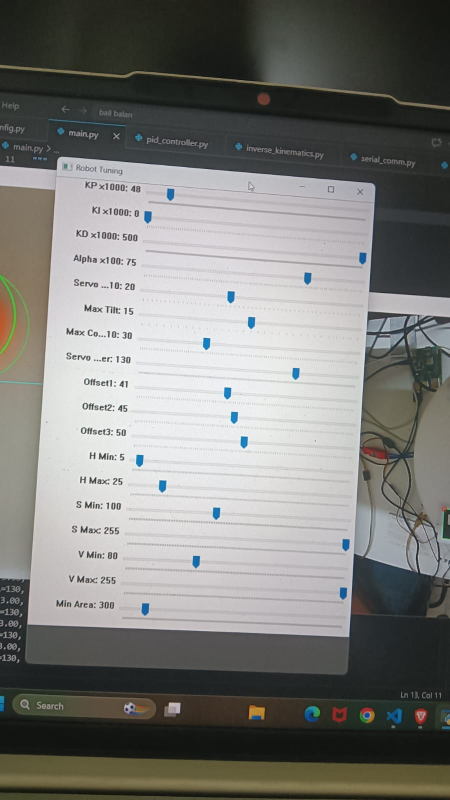
#> input picture WhatsApp Image 2026-07-09 at 11.59.04 AM.jpeg, 900 x 1600 px, given in place of the camera (shown at 1/2 size)
$ python main.py
#> lines starting #> are read from the running program, lines starting #| are printed output that depends on the picture; after the words box and inside, x2 and y2 are one past the last pixel; in counts of white or black regions, pixels touching at a corner belong together
### camera.py
"""
=========================================================
USB Camera Module
=========================================================
"""

import cv2
import time

from config import *

class Camera:

    def __init__(self):

        self.cap = cv2.VideoCapture(1)

        self.cap.set(cv2.CAP_PROP_FRAME_WIDTH, FRAME_WIDTH)
        self.cap.set(cv2.CAP_PROP_FRAME_HEIGHT, FRAME_HEIGHT)
        print(self.cap.get(cv2.CAP_PROP_FRAME_WIDTH))
        print(self.cap.get(cv2.CAP_PROP_FRAME_HEIGHT))

        # Optional: reduce internal buffering to reduce latency
        self.cap.set(cv2.CAP_PROP_BUFFERSIZE, 1)

        if not self.cap.isOpened():
            raise RuntimeError("Cannot open USB Camera (/dev/video0)")

        self.frameCounter = 0
        self.lastTime = time.time()
        self.fps = 0

        print("USB Camera Ready")

    def read(self):

        ret, frame = self.cap.read()
#> frame is the input picture: shape (1600, 900, 3); mean B, G, R 121.4, 124.7, 124.8

        if not ret:
            return None

        self.frameCounter += 1

        currentTime = time.time()

        elapsed = currentTime - self.lastTime

        if elapsed >= 1:

            self.fps = self.frameCounter / elapsed

            self.frameCounter = 0
            self.lastTime = currentTime

        return frame

    def getFPS(self):

        return self.fps

    def stop(self):

        self.cap.release()

### aruco_detection.py
"""
=========================================================
ArUco Detection + Perspective Transform
=========================================================
"""

import cv2
import numpy as np

from config import *

# ------------------------------------------------------
# ArUco Dictionary
# ------------------------------------------------------

aruco_dict = cv2.aruco.getPredefinedDictionary(
    cv2.aruco.DICT_4X4_50
)

parameters = cv2.aruco.DetectorParameters()

detector = cv2.aruco.ArucoDetector(
    aruco_dict,
    parameters
)


class ArucoBoard:

    def __init__(self):

        self.lastHomography = None

        self.markerDict = {}

    # --------------------------------------------------

    def detect(self, frame):

        corners, ids, rejected = detector.detectMarkers(frame)
#> corners = (); ids = None; rejected = 21 items

        self.markerDict.clear()

        if ids is None:

            return False

        ids = ids.flatten()

        for markerCorner, markerID in zip(corners, ids):

            self.markerDict[int(markerID)] = markerCorner

        cv2.aruco.drawDetectedMarkers(
            frame,
            corners,
            ids
        )

        return True

    # --------------------------------------------------

    # [103 lines left out: functions hasAllMarkers, computeHomography, warp, not called in this run]

### ball_detection.py
"""
=========================================================
Ball Detection Module
=========================================================
"""

import cv2
import numpy as np

from config import *

class BallDetector:

    def __init__(self):

        self.filteredX = BOARD_CENTER_X
        self.filteredY = BOARD_CENTER_Y

    # -------------------------------------------------

    # [216 lines left out: functions detect, draw, getError, not called in this run]

### pid_controller.py
"""
=========================================================
PID Controller
=========================================================
"""

import time

from config import *

class PID:

    def __init__(self, kp, ki, kd):

        self.kp = kp
        self.ki = ki
        self.kd = kd

        self.integral = 0.0

        self.previousError = 0.0

        self.previousDerivative = 0.0

        self.previousTime = time.time()

    # -------------------------------------------------

    # [101 lines left out: functions reset, compute, not called in this run]

### serial_comm.py
"""
=========================================================
Serial Communication
Raspberry Pi -> Arduino
=========================================================
"""

import serial
import time

from config import *

class Arduino:

    def __init__(self):

        self.connected = False

        self.previousAngles = (
            SERVO_CENTER,
            SERVO_CENTER,
            SERVO_CENTER
        )

        try:

            self.serial = serial.Serial(
                SERIAL_PORT,
                BAUDRATE,
                timeout=1
            )

            time.sleep(2)

            self.connected = True

            print("Arduino Connected")

            # Move platform to center
            self.send(
                SERVO_CENTER,
                SERVO_CENTER,
                SERVO_CENTER
            )

        except Exception as e:

            print("Arduino Connection Failed")
            print(e)

            self.connected = False

    # ---------------------------------------------------

    def send(self, theta1, theta2, theta3):

        if not self.connected:
            return

        theta1 = int(theta1)
        theta2 = int(theta2)
        theta3 = int(theta3)

        currentAngles = (
            theta1,
            theta2,
            theta3
        )

        # Avoid sending duplicate values
        if currentAngles == self.previousAngles:
            return

        self.previousAngles = currentAngles

        message = f"{theta1},{theta2},{theta3}\n"


        try:

            self.serial.write(
                message.encode()
            )

        except Exception:

            self.connected = False

            print("Serial Write Failed")

    # ---------------------------------------------------

    def center(self):

        self.send(
            SERVO_CENTER,
            SERVO_CENTER,
            SERVO_CENTER
        )

    # ---------------------------------------------------

    def close(self):

        if self.connected:

            self.center()

            time.sleep(0.2)

            self.serial.close()

            print("Arduino Closed")

### tuner.py
"""
=========================================================
Live Robot Tuner
3 DOF Ball Balancer
=========================================================
"""

import cv2

from config import *


class LiveTuner:

    def __init__(self):

        cv2.namedWindow("Robot Tuning", cv2.WINDOW_NORMAL)
        cv2.resizeWindow("Robot Tuning", 500, 750)

        # -------------------------------------------------
        # PID
        # -------------------------------------------------

        cv2.createTrackbar(
            "KP x1000",
            "Robot Tuning",
            int(KP * 1000),
            500,
            lambda x: None
        )

        cv2.createTrackbar(
            "KI x1000",
            "Robot Tuning",
            int(KI * 1000),
            100,
            lambda x: None
        )

        cv2.createTrackbar(
            "KD x1000",
            "Robot Tuning",
            int(KD * 1000),
            500,
            lambda x: None
        )

        # -------------------------------------------------
        # Filtering
        # -------------------------------------------------

        cv2.createTrackbar(
            "Alpha x100",
            "Robot Tuning",
            int(ALPHA * 100),
            100,
            lambda x: None
        )

        # -------------------------------------------------
        # Platform
        # -------------------------------------------------

        cv2.createTrackbar(
            "Servo Gain x10",
            "Robot Tuning",
            int(SERVO_GAIN * 10),
            50,
            lambda x: None
        )

        cv2.createTrackbar(
            "Max Tilt",
            "Robot Tuning",
            MAX_TILT,
            30,
            lambda x: None
        )

        cv2.createTrackbar(
            "Max Command x10",
            "Robot Tuning",
            30,
            100,
            lambda x: None
        )

        # -------------------------------------------------
        # Servo
        # -------------------------------------------------

        cv2.createTrackbar(
            "Servo Center",
            "Robot Tuning",
            SERVO_CENTER,
            180,
            lambda x: None
        )

        cv2.createTrackbar(
            "Offset1",
            "Robot Tuning",
            SERVO1_OFFSET + 50,
            100,
            lambda x: None
        )

        cv2.createTrackbar(
            "Offset2",
            "Robot Tuning",
            SERVO2_OFFSET + 50,
            100,
            lambda x: None
        )

        cv2.createTrackbar(
            "Offset3",
            "Robot Tuning",
            SERVO3_OFFSET + 50,
            100,
            lambda x: None
        )

        # -------------------------------------------------
        # HSV
        # -------------------------------------------------

        cv2.createTrackbar(
            "H Min",
            "Robot Tuning",
            HSV_LOWER[0],
            179,
            lambda x: None
        )

        cv2.createTrackbar(
            "H Max",
            "Robot Tuning",
            HSV_UPPER[0],
            179,
            lambda x: None
        )

        cv2.createTrackbar(
            "S Min",
            "Robot Tuning",
            HSV_LOWER[1],
            255,
            lambda x: None
        )

        cv2.createTrackbar(
            "S Max",
            "Robot Tuning",
            HSV_UPPER[1],
            255,
            lambda x: None
        )

        cv2.createTrackbar(
            "V Min",
            "Robot Tuning",
            HSV_LOWER[2],
            255,
            lambda x: None
        )

        cv2.createTrackbar(
            "V Max",
            "Robot Tuning",
            HSV_UPPER[2],
            255,
            lambda x: None
        )

        cv2.createTrackbar(
            "Min Area",
            "Robot Tuning",
            MIN_BALL_AREA,
            3000,
            lambda x: None
        )

    # =====================================================

    def update(self):

        values = {}

        # PID

        values["kp"] = cv2.getTrackbarPos(
            "KP x1000",
            "Robot Tuning"
        ) / 1000.0

        values["ki"] = cv2.getTrackbarPos(
            "KI x1000",
            "Robot Tuning"
        ) / 1000.0

        values["kd"] = cv2.getTrackbarPos(
            "KD x1000",
            "Robot Tuning"
        ) / 1000.0

        # Filtering

        values["alpha"] = cv2.getTrackbarPos(
            "Alpha x100",
            "Robot Tuning"
        ) / 100.0

        # Platform

        values["servo_gain"] = cv2.getTrackbarPos(
            "Servo Gain x10",
            "Robot Tuning"
        ) / 10.0

        values["max_tilt"] = cv2.getTrackbarPos(
            "Max Tilt",
            "Robot Tuning"
        )

        values["max_command"] = cv2.getTrackbarPos(
            "Max Command x10",
            "Robot Tuning"
        ) / 10.0

        # Servo

        values["servo_center"] = cv2.getTrackbarPos(
            "Servo Center",
            "Robot Tuning"
        )

        values["offset1"] = (
            cv2.getTrackbarPos(
                "Offset1",
                "Robot Tuning"
            ) - 50
        )

        values["offset2"] = (
            cv2.getTrackbarPos(
                "Offset2",
                "Robot Tuning"
            ) - 50
        )

        values["offset3"] = (
            cv2.getTrackbarPos(
                "Offset3",
                "Robot Tuning"
            ) - 50
        )

        # HSV

        values["hmin"] = cv2.getTrackbarPos(
            "H Min",
            "Robot Tuning"
        )

        values["hmax"] = cv2.getTrackbarPos(
            "H Max",
            "Robot Tuning"
        )

        values["smin"] = cv2.getTrackbarPos(
            "S Min",
            "Robot Tuning"
        )

        values["smax"] = cv2.getTrackbarPos(
            "S Max",
            "Robot Tuning"
        )

        values["vmin"] = cv2.getTrackbarPos(
            "V Min",
            "Robot Tuning"
        )

        values["vmax"] = cv2.getTrackbarPos(
            "V Max",
            "Robot Tuning"
        )

        values["min_ball_area"] = cv2.getTrackbarPos(
            "Min Area",
            "Robot Tuning"
        )

        return values

### main.py
"""
=========================================================
MAIN PROGRAM
3 DOF Ball Balancing Robot

Raspberry Pi 4
Pi Camera V2
Arduino UNO

=========================================================
"""

import cv2

from config import *

from camera import Camera
from aruco_detection import ArucoBoard
from ball_detection import BallDetector
from pid_controller import PID
from inverse_kinematics import inverse_kinematics
from serial_comm import Arduino
from tuner import LiveTuner
# ==========================================================
# INITIALIZE
# ==========================================================

print("Starting Ball Balancer...")

camera = Camera()

board = ArucoBoard()

ball = BallDetector()

arduino = Arduino()
tuner= LiveTuner()

pidX = PID(KP, KI, KD)
pidY = PID(KP, KI, KD)

print("System Ready")

# ==========================================================
# MAIN LOOP
# ==========================================================

while True:
    values = tuner.update()
    # -----------------------------------------
    # Capture Camera Frame
    # -----------------------------------------

    frame = camera.read()

    if frame is None:
        continue

    displayFrame = frame.copy()

    # -----------------------------------------
    # Detect ArUco Markers
    # -----------------------------------------

    detected = board.detect(displayFrame)
#> detected = False

    # No markers at all

    if not detected:

        arduino.center()

        if SHOW_CAMERA:

            cv2.putText(

                displayFrame,

                "Searching for ArUco Markers",

                (20,40),

                cv2.FONT_HERSHEY_SIMPLEX,

                0.8,

                (0,0,255),

                2

            )
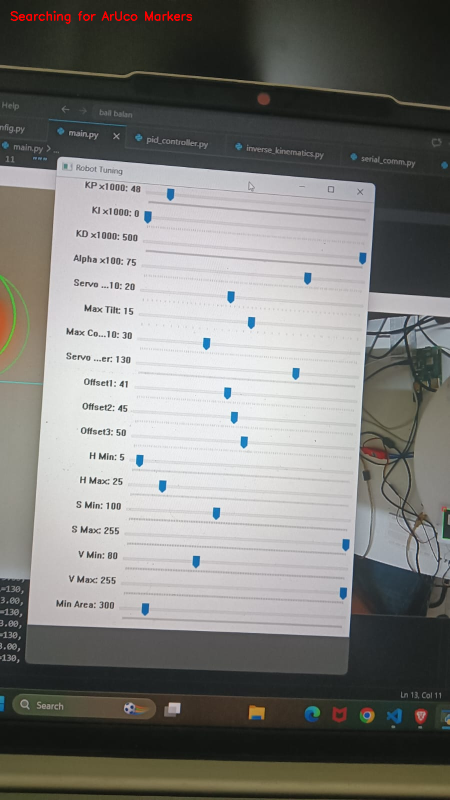
#> displayFrame: shape (1600, 900, 3) (shown at 1/2 size); 0.17% of pixels changed, all inside (x1, y1, x2, y2) = (21, 21, 384, 48)

            cv2.imshow(

                "Camera",

                displayFrame

            )

        if cv2.waitKey(1) & 0xFF == ord('q'):

#> (key q is pressed here)
            break

        continue

    # -----------------------------------------
    # Warp Board
    # -----------------------------------------

    warped = board.warp(frame)

    if warped is None:

        arduino.center()

        if SHOW_CAMERA:

            cv2.imshow(

                "Camera",

                displayFrame

            )

        if cv2.waitKey(1) & 0xFF == ord('q'):

            break

        continue

    # -----------------------------------------
    # Ball Detection
    # -----------------------------------------

    result, mask = ball.detect(

        warped

    )

    # -----------------------------------------
    # Ball Lost
    # -----------------------------------------

    if result is None:

        pidX.reset()

        pidY.reset()

        arduino.center()

        cv2.putText(

            warped,

            "BALL LOST",

            (210,40),

            cv2.FONT_HERSHEY_SIMPLEX,

            1,

            (0,0,255),

            2

        )

        if SHOW_CAMERA:

            cv2.imshow(

                "Camera",

                displayFrame

            )

        if SHOW_WARP:

            cv2.imshow(

                "Warped",

                warped

            )

        if SHOW_MASK:

            cv2.imshow(

                "Mask",

                mask

            )

        if cv2.waitKey(1) & 0xFF == ord('q'):

            break

        continue

    # -----------------------------------------
    # Draw Ball
    # -----------------------------------------

    warped = ball.draw(

        warped,

        result

    )

    # -----------------------------------------
    # Error Calculation
    # -----------------------------------------

    errors = ball.getError(result)

    if errors is None:

        continue

    errorX, errorY = errors

    # -----------------------------------------
    # PID
    # -----------------------------------------
    pidX.kp = values["kp"]
    pidX.ki = values["ki"]
    pidX.kd = values["kd"]

    pidY.kp = values["kp"]
    pidY.ki = values["ki"]
    pidY.kd = values["kd"]

    roll = pidX.compute(errorX)
    pitch = pidY.compute(errorY)

    MAX_COMMAND = values["max_command"]

    roll = max(-MAX_COMMAND, min(MAX_COMMAND, roll))
    pitch = max(-MAX_COMMAND, min(MAX_COMMAND, pitch))
# -----------------------------------------
    # Inverse Kinematics
    # -----------------------------------------

    theta1, theta2, theta3 = inverse_kinematics(
        roll,
        pitch,
        values["servo_gain"],
        values["servo_center"],
        values["offset1"],
        values["offset2"],
        values["offset3"]
    )

    print(f"Roll={roll:.2f}, Pitch={pitch:.2f}")
    print(f"Theta1={theta1}, Theta2={theta2}, Theta3={theta3}")
    # -----------------------------------------
    # Send Servo Angles
    # -----------------------------------------

    arduino.send(
        theta1,
        theta2,
        theta3
    )

    # -----------------------------------------
    # Debug Information
    # -----------------------------------------

    if SHOW_DEBUG:

        x, y, fx, fy, radius = result

        cv2.putText(
            warped,
            f"Ball : ({x},{y})",
            (10,25),
            cv2.FONT_HERSHEY_SIMPLEX,
            0.6,
            (0,255,0),
            2
        )

        cv2.putText(
            warped,
            f"Filtered : ({fx},{fy})",
            (10,50),
            cv2.FONT_HERSHEY_SIMPLEX,
            0.6,
            (255,0,255),
            2
        )

        cv2.putText(
            warped,
            f"Error X : {errorX:.1f}",
            (10,80),
            cv2.FONT_HERSHEY_SIMPLEX,
            0.6,
            (255,255,0),
            2
        )

        cv2.putText(
            warped,
            f"Error Y : {errorY:.1f}",
            (10,105),
            cv2.FONT_HERSHEY_SIMPLEX,
            0.6,
            (255,255,0),
            2
        )

        cv2.putText(
            warped,
            f"Roll : {roll:.2f}",
            (10,135),
            cv2.FONT_HERSHEY_SIMPLEX,
            0.6,
            (255,0,0),
            2
        )

        cv2.putText(
            warped,
            f"Pitch : {pitch:.2f}",
            (10,160),
            cv2.FONT_HERSHEY_SIMPLEX,
            0.6,
            (255,0,0),
            2
        )

        cv2.putText(
            warped,
            f"S1 : {theta1}",
            (10,190),
            cv2.FONT_HERSHEY_SIMPLEX,
            0.6,
            (0,255,255),
            2
        )

        cv2.putText(
            warped,
            f"S2 : {theta2}",
            (10,215),
            cv2.FONT_HERSHEY_SIMPLEX,
            0.6,
            (0,255,255),
            2
        )

        cv2.putText(
            warped,
            f"S3 : {theta3}",
            (10,240),
            cv2.FONT_HERSHEY_SIMPLEX,
            0.6,
            (0,255,255),
            2
        )

        cv2.putText(
            warped,
            f"FPS : {camera.getFPS():.1f}",
            (10,270),
            cv2.FONT_HERSHEY_SIMPLEX,
            0.6,
            (0,255,0),
            2

        )

    # -----------------------------------------
    # Display Windows
    # -----------------------------------------

    if SHOW_CAMERA:

        cv2.putText(
            frame,
            f"FPS: {camera.getFPS():.1f}",
            (10, 30),
            cv2.FONT_HERSHEY_SIMPLEX,
            0.8,
            (0, 255, 0),
            2
        )
        cv2.imshow(
            "Camera",
            displayFrame
        )

    if SHOW_WARP:

        cv2.imshow(
            "Warped",
            warped
        )

    if SHOW_MASK:

        cv2.imshow(
            "Mask",
            mask
        )

    key = cv2.waitKey(1) & 0xFF

    if key == ord('q'):

        break

# ==========================================================
# Cleanup
# ==========================================================

print("Stopping...")

arduino.center()

arduino.close()

camera.stop()

cv2.destroyAllWindows()

print("Program Closed")
